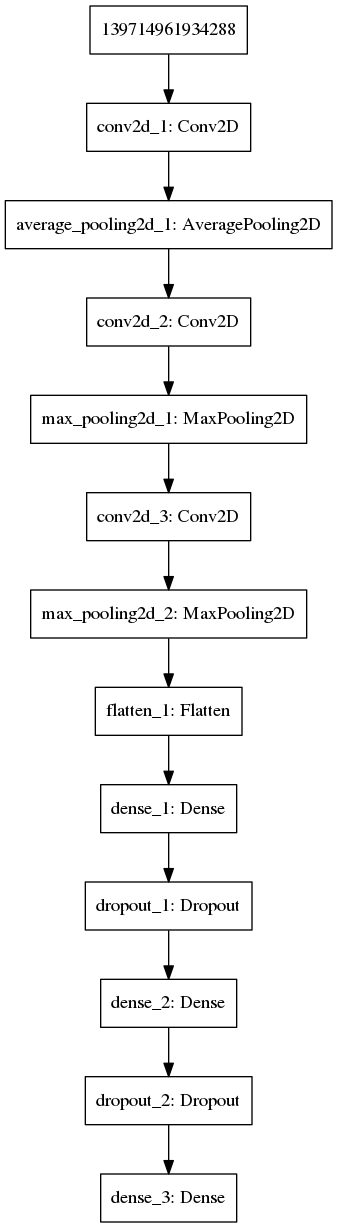
#> input picture CNN_train.png, 337 x 1228 px, given in place of .CNN_train.png, which was not available
$ python file_conv.py .   (older library calls are emulated)
#> lines starting #> are read from the running program, lines starting #| are printed output that depends on the picture
import numpy as np
from PIL import Image
import os
from scipy import misc, ndimage
import sys

dumpPath = sys.argv[1]
filenames = os.listdir(dumpPath)
for files in filenames:
	image = ndimage.imread(dumpPath + files, mode = 'RGB')
#> image is the input picture: shape (1228, 337, 3); min 0, max 255, mean 244.8
	image_resized = misc.imresize(image, (100,100))
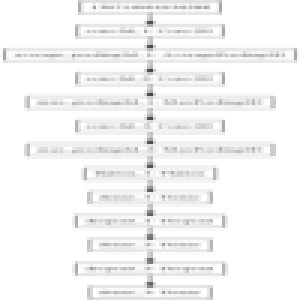
#> image_resized: shape (100, 100, 3) (shown 3 times larger); min 70, max 255, mean 244.8
	misc.imsave('/home/parthasarathidas/Documents/train_set2/'+files[0:9]+".jpg", image_resized)
#> pass 2 of the loop `for files in filenames:`:
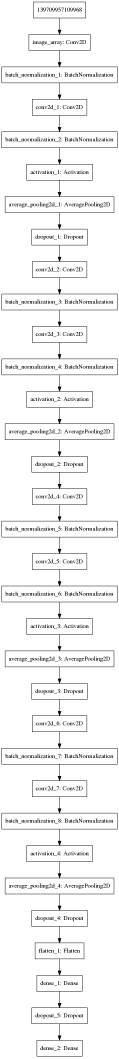
#> input picture SimpleCNN.png, 357 x 3175 px, given in place of .SimpleCNN.png, which was not available (shown at 1/3 size)
#> image: shape (3175, 357, 3)
#> `image_resized = misc.imresize(image, (100,100))`:
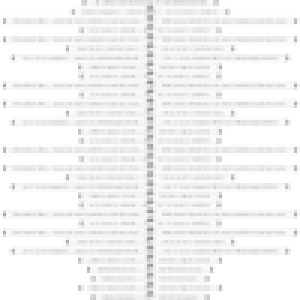
#> image_resized: shape (100, 100, 3) (shown 3 times larger); min 150, max 255, mean 243.5
#> (the run stopped early here; a loop or call above may not have finished)
